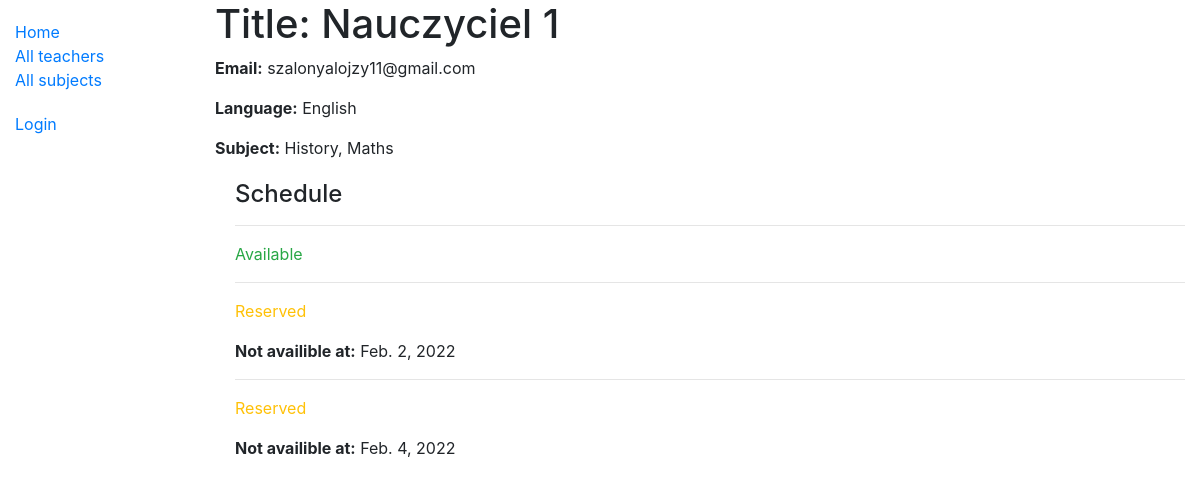
The page /catalog/teacher/1 on the database its author committed.
### catalog/models.py (models this page shows, shortened)
class Teacher(models.Model):
    full_name = models.CharField(max_length=200)
    email = models.CharField(max_length=200)
    subject = models.ManyToManyField(Subject, help_text="Select a subject")
    language = models.ForeignKey('Language', on_delete=models.SET_NULL, null=True)
    class Meta:
        ordering = ['full_name', 'email']
    def display_subject(self):
        return ', '.join([subject.name for subject in self.subject.all()[:3]])
    display_subject.short_description = 'Subject'

class Language(models.Model):
    name = models.CharField(max_length=200,
                            help_text="Enter the language you want to learn in")
    def __str__(self):
        return self.name

class Subject(models.Model):
    name = models.CharField(
        max_length=200,
        help_text="Enter a subject you are looking for"
        )
    class Meta:
        ordering = ['name']
    def __str__(self):
        return self.name

class Information(models.Model):
    id = models.UUIDField(primary_key=True, default=uuid.uuid4, help_text="Unique ID for this meeting")
    teacher = models.ForeignKey('Teacher', on_delete=models.RESTRICT, null=True)
    to_date = models.DateField(null=True, blank=True)
    student = models.ForeignKey(User, on_delete=models.SET_NULL, null=True, blank=True, limit_choices_to={'is_staff': False})
    STATUS = (
        ('a', 'Available'),
        ('r', 'Reserved'),
    )
    status = models.CharField(
        max_length=1,
        choices=STATUS,
        blank=True,
        default='a',
        help_text='Availability of a teacher')
    class Meta:
        ordering = ['teacher']
        permissions = (("can_change", "Change"),)

### catalog/views.py (the view)
# urls.py: path('teacher/<int:pk>', views.TeacherDetailView.as_view(), name='teacher-detail'),
class TeacherDetailView(generic.DetailView):
    model = Teacher

### catalog/templates/catalog/teacher_detail.html
{% extends "base_generic.html" %}
{% block content %}
  <h1>Title: {{ teacher.full_name }}</h1>
  <p><strong>Email:</strong> {{ teacher.email }}</p>
  <p><strong>Language:</strong> {{ teacher.language }}</p>
  <p><strong>Subject:</strong> {{ teacher.subject.all|join:", " }}</p>
  <div style="margin-left:20px;margin-top:20px">
    <h4>Schedule</h4>
    {% for schedule in teacher.information_set.all %}
      <hr>
      <p class="{% if schedule.status == 'a' %}text-success{% else %}text-warning{% endif %}">
        {{ schedule.get_status_display }}
      </p>
      {% if schedule.status != 'a' %}
        <p><strong>Not availible at:</strong> {{ schedule.to_date }}</p>
      {% endif %}
    {% endfor %}
  </div>
{% endblock %}

### catalog/templates/base_generic.html (shortened to what this page needs)
<!DOCTYPE html>
<html lang="en">
<head>
  <link rel="stylesheet" href="https://cdn.jsdelivr.net/npm/bootstrap@4.5.3/dist/css/bootstrap.min.css">
  {% load static %}
  <link rel="stylesheet" href="{% static 'css/styles.css' %}">
</head>
<body>
  <div class="container-fluid">
    <div class="row">
      <div class="col-sm-2">
      {% block sidebar %}
        <ul class="sidebar-nav">
          <li><a href="{% url 'index' %}">Home</a></li>
          <li><a href="{% url 'teachers' %}">All teachers</a></li>
          <li><a href="{% url 'subjects' %}">All subjects</a></li>
        </ul>
        <ul class="sidebar-nav">
          {% if user.is_authenticated %}
          <li>User: {{ user.get_username }}</li>
          {% if not user.is_staff %}
          <li><a href="{% url 'my-meetings' %}">My Meetings</a></li>
          {% endif %}
          <li><a href="{% url 'logout'%}?next={{request.path}}">Logout</a></li>
          {% else %}
          <li><a href="{% url 'login'%}?next={{request.path}}">Login</a></li>
          {% endif %}
        </ul>
     {% endblock %}
      </div>
      <div class="col-sm-10 ">{% block content %}{% endblock %}
      </div>
    </div>
  </div>
</body>
</html>

### catalog/static/css/styles.css (style rules this page uses)
.sidebar-nav { margin-top: 20px; padding: 0; list-style: none; }

### rows shown on the page
Teacher: full_name "Nauczyciel 1", email "szalonyalojzy11@gmail.com", language "English", subject.all "History, Maths"
Information: status "Available"
Information: status "Reserved", to_date "Feb. 2, 2022"
Information: status "Reserved", to_date "Feb. 4, 2022"
